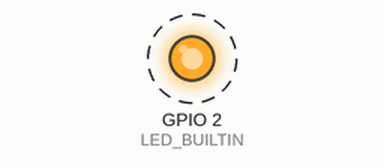
Recording of a program running on a simulated ESP32. On the bench: output pins drawn as LEDs (lit = HIGH). Dashed ring = blinking. What the program prints to the serial monitor is not drawn.

Above: at 0.2 s.
Timing chart, 0 to 3.0 s (numbered marks = the images above):
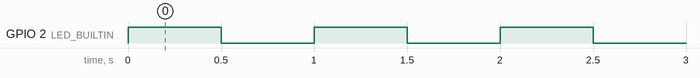

Measured:
- by itself, GPIO 2 (LED_BUILTIN): alternates HIGH for 0.50 s and LOW for 0.50 s

The program:

main.cpp
```cpp
/* Primeiro exemplo com ESP-32 (Curso Primeiros passos com FreeRTOS)
  Utilizado o módulo Heltec Lora V2
*/

#include <Arduino.h>

void setup() {
  Serial.begin(115200);
  pinMode(LED_BUILTIN, OUTPUT);
}

void loop() {
  digitalWrite(LED_BUILTIN, !digitalRead(LED_BUILTIN));
  delay(500);
  Serial.println("Olá, mundo!");
}
```
